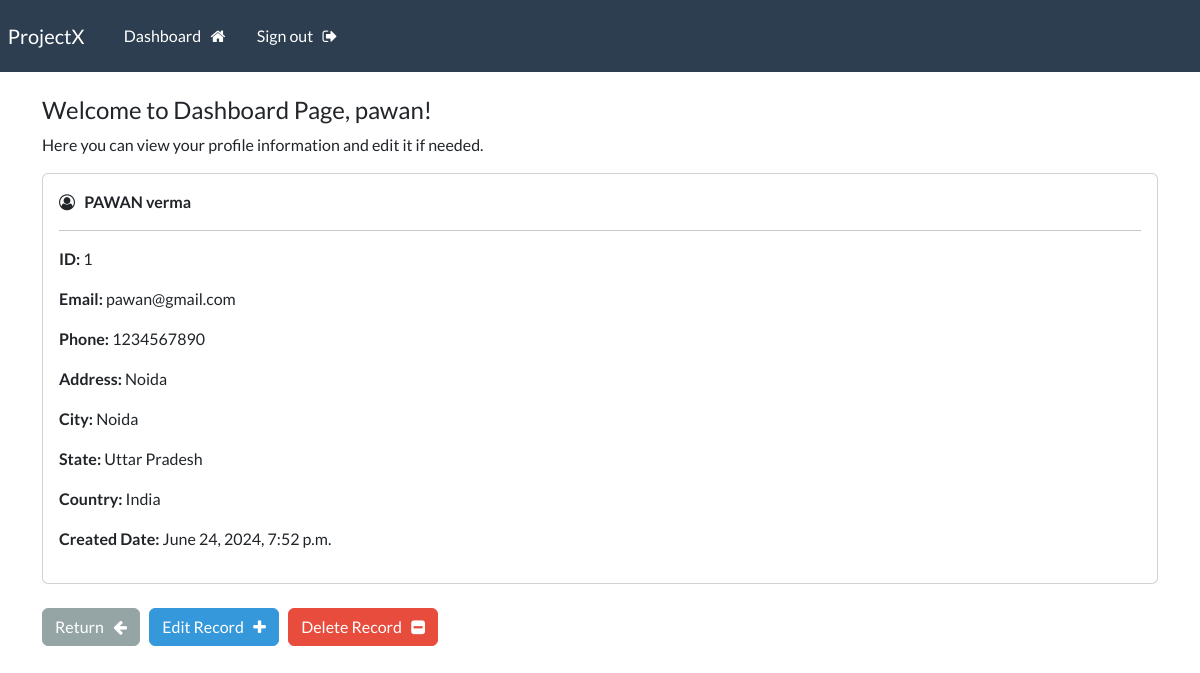
The page /record/1 (signed in) on the database its author committed.
### webapp/models.py (models this page shows, shortened)
class Record(models.Model):
    creation_date = models.DateTimeField(auto_now_add=True)
    first_name = models.CharField(max_length=100)
    last_name = models.CharField(max_length=100)
    email = models.EmailField(max_length=100)
    phone = models.CharField(max_length=13)
    address = models.TextField(max_length=300)
    city = models.CharField(max_length=200)
    state = models.CharField(max_length=200)
    country = models.CharField(max_length=125)

### webapp/views.py (the view)
# urls.py: path('record/<int:pk>', views.singular_record, name="record"),
@login_required(login_url="my-login")
def singular_record(request, pk):
    all_records = Record.objects.get(id=pk)
    context = {'record': all_records}
    return render(request, 'webapp/view-record.html', context=context)

### webapp/templates/webapp/view-record.html (shortened to what this page needs)
{% extends "webapp/base.html" %}
{% block content %}
    <h4>Welcome to Dashboard Page, {{user}}! </h4>
    <p>Here you can view your profile information and edit it if needed.</p>
    <div class="card">
        <div class="card-body">
            <i class="fa fa-user-circle-o"></i> &nbsp;
            <Strong class="view-record">
                {{record.first_name|upper}} {{record.last_name}}
            </Strong>
            <hr>
            <p><strong>ID: </strong>  {{record.id}} </p>
            <p><strong>Email: </strong> {{record.email}} </p>
            <p><strong>Phone: </strong> {{record.phone}} </p>
            <p><strong>Address: </strong> {{record.address}} </p>
            <p><strong>City: </strong> {{record.city}} </p>
            <p><strong>State: </strong> {{record.state}} </p>
            <p><strong>Country: </strong> {{record.country}} </p>
            <p><strong>Created Date: </strong> {{record.creation_date}} </p>
        </div>
    </div>
    <br>
    <a href="{% url 'dashboard' %}" class="btn btn-secondary">Return &nbsp; <i class="fa fa-arrow-left"></i> </a>
    <a href="{% url 'update-record' record.id %}" class="btn btn-info">Edit Record &nbsp; <i class="fa fa-plus"></i></a>
    <a href="{% url 'delete-record' record.id%}" class="btn btn-danger">Delete Record &nbsp; <i class="fa fa-minus-square"></i> </a>
{% endblock content %}

### webapp/templates/webapp/base.html (shortened to what this page needs)
{% load static %}
<!DOCTYPE html>
<html lang="en">
<head>
    <link rel="stylesheet" type="text/css" href="https://bootswatch.com/5/flatly/bootstrap.min.css">
    <link rel="stylesheet" type="text/css" href=" {% static "css/styles.css" %} ">
    <link rel="stylesheet" href="https://cdnjs.cloudflare.com/ajax/libs/font-awesome/4.7.0/css/font-awesome.min.css">
</head>
<body>
    {% include "webapp/navbar.html" %}
    <div class="container">
        <br>
        {% block content %}
        {% endblock %}
    </div>
</body>
</html>

### webapp/templates/webapp/navbar.html (shortened to what this page needs)
<nav class="navbar navbar-expand-lg navbar-dark bg-primary justify-content-center">
    <a class="navbar-brand main-heading" href="{% url '' %}">
      &nbsp; ProjectX
    </a>
      <div class="collapse navbar-collapse text-center" id="navbarNavDropdown">
        <ul class="navbar-nav mr-auto">
          {% if user.is_authenticated %}
            <li class="nav-item">
              <a class="nav-link" href="{% url 'dashboard' %}">Dashboard &nbsp; <i class="fa fa-home" aria-hidden="true"></i> </a>
            </li>
            <li class="nav-item">
              <a class="nav-link" href="{% url 'user-logout' %}">Sign out &nbsp; <i class="fa fa-sign-out" aria-hidden="true"></i> </a>
            </li>
        </ul>
        {% endif %}
      </div>
  </nav>

### static/css/styles.css (style rules this page uses)
.view-record { margin-top: 16px; }

### rows shown on the page
Record: first_name "PAWAN", last_name "verma", id "1", email "pawan@gmail.com", phone "1234567890", address "Noida", city "Noida", state "Uttar Pradesh", country "India", creation_date "June 24, 2024, 7:52 p.m."

### other values the page prints
{{ user }} "pawan"
